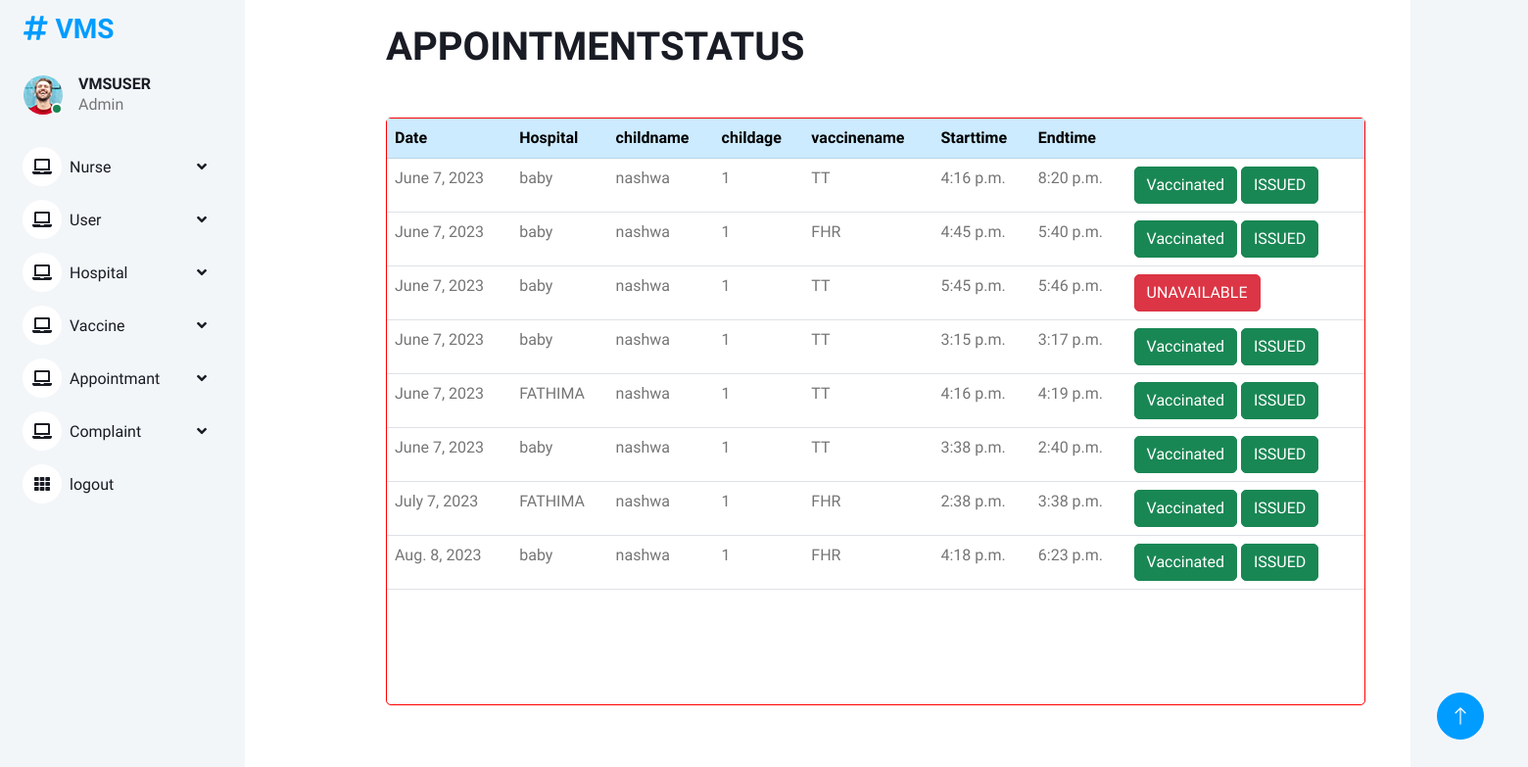
The app's page /nursebookappointmentview/ with its own data.
### vmsapp/models.py (models this page shows)
class Bookappointment(models.Model):
    user =models.ForeignKey(vaccination,on_delete=models.CASCADE)
    schedule =models.ForeignKey(Scheduleadd,on_delete=models.CASCADE)
    vaccinename= models.ForeignKey(Vaccine,on_delete=models.CASCADE)
    status =models.IntegerField(default=0)
    vaccinated=models.BooleanField(default=False)
    addreportcard =models.IntegerField(default=0)

class Scheduleadd(models.Model):
    hospital =models.ForeignKey(Hospital,on_delete=models.DO_NOTHING)
    date =models.DateField()
    vaccinename =models.ForeignKey(Vaccine,on_delete=models.CASCADE)
    starttime =models.TimeField()
    endtime =models.TimeField()

class Hospital(models.Model):
    name = models.CharField(max_length=250,blank=True,null=True)
    place = models.CharField(max_length=20,blank=True,null=True)
    email = models.EmailField()
    contact = models.CharField(max_length=250,blank=True,null=True)
    def __str__(self):
        return self.name or f"Hospital {self.name}"

class vaccination(AbstractUser):
    is_user=models.BooleanField(default=False)
    is_nurse=models.BooleanField(default=False)
    gender = models.CharField(max_length=300, null=True)
    childage= models.IntegerField(null=True,blank=True)
    childname= models.CharField(max_length=250)
    address= models.CharField(max_length=2000,null=True)
    name= models.CharField(max_length=250,null=True)
    hospital= models.CharField(max_length=2000,null=True)

class Vaccine(models.Model):
    vaccinename =models.CharField(max_length=250,blank=True,null=True)
    vaccinetype =models.CharField(max_length=20,blank=True,null=True)
    description =models.CharField(max_length=2000,blank=True,null=True)
    def __str__(self):
        return self.vaccinename or f"Vaccine {self.vaccinename}"

### vmsapp/admin_views.py (the view)
# urls.py: path('nursebookappointmentview/',admin_views.nursebookappointmentview,name='nursebookappointmentview'),
def nursebookappointmentview(request):
    new = Bookappointment.objects.filter(status=1).order_by('schedule__date')
    return render(request, 'admintemp/nursebookappointmentview.html', {'new': new})

### templates/admintemp/nursebookappointmentview.html (shortened to what this page needs)
{% extends 'admintemp/test.html' %}
{% load crispy_forms_tags %}
{% block content %}
<div class="col-12"><h1>APPOINTMENTSTATUS</h1></div>
<div class="card mx-auto mt-5
" style="width: 1000px; height:600px; border:1px solid red"  >
<table class="table">
  <tbody>
  <tr class="table-primary">
    <th>Date</th>
    <th>Hospital</th>
    <th>childname</th>
    <th>childage</th>
    <th>vaccinename</th>
    <th>Starttime</th>
    <th>Endtime</th>
      <th></th>
  </tr>
  {% for i in new %}
  <tr>
    <td>{{i.schedule.date}}</td>
    <td>{{i.schedule.hospital}}</td>
    <td>{{i.user.childname}}</td>
    <td>{{i.user.childage}}</td>
    <td>{{i.vaccinename}}</td>
    <td>{{i.schedule.starttime}}</td>
    <td>{{i.schedule.endtime}}</td>
    <td>
    {% if i.vaccinated == False %}
        <a href="{% url 'addreportcard' i.id %}">
            <button type="button" class="btn btn-danger">UNAVAILABLE</button>
        </a>
    {% else %}
        <button type="button" class="btn btn-success">Vaccinated</button>
        {% if i.addreportcard == 0 %}
            <a href="{% url 'addreportcard' i.id %}">
                <button type="button" class="btn btn-danger">Add Reportcard</button>
            </a>
        {% else %}
            <button type="button" class="btn btn-success">ISSUED</button>
        {% endif %}
    {% endif %}
</td>
  </tr>
  {% empty %}
  <tr>
    <td colspan="7"><h3>No Results Found</h3></td>
  </tr>
  {% endfor %}
  </tbody>
</table>
</div>
{% endblock %}

### static/Admindashboard/css/style.css (style rules this page uses)
:root { --primary: #009CFF; --light: #F3F6F9; --dark: #191C24; }
.btn { transition: .5s; }

### records on screen
Bookappointment: schedule "June 7, 2023", schedule.hospital "baby", user.childname "nashwa", user.childage "1", vaccinename "TT", schedule.starttime "4:16 p.m.", schedule.endtime "8:20 p.m.", vaccinated "Vaccinated"
Bookappointment: schedule "June 7, 2023", schedule.hospital "baby", user.childname "nashwa", user.childage "1", vaccinename "FHR", schedule.starttime "4:45 p.m.", schedule.endtime "5:40 p.m.", vaccinated "Vaccinated"
Bookappointment: schedule "June 7, 2023", schedule.hospital "baby", user.childname "nashwa", user.childage "1", vaccinename "TT", schedule.starttime "5:45 p.m.", schedule.endtime "5:46 p.m.", vaccinated "UNAVAILABLE"
Bookappointment: schedule "June 7, 2023", schedule.hospital "baby", user.childname "nashwa", user.childage "1", vaccinename "TT", schedule.starttime "3:15 p.m.", schedule.endtime "3:17 p.m.", vaccinated "Vaccinated"
Bookappointment: schedule "June 7, 2023", schedule.hospital "FATHIMA", user.childname "nashwa", user.childage "1", vaccinename "TT", schedule.starttime "4:16 p.m.", schedule.endtime "4:19 p.m.", vaccinated "Vaccinated"
Bookappointment: schedule "June 7, 2023", schedule.hospital "baby", user.childname "nashwa", user.childage "1", vaccinename "TT", schedule.starttime "3:38 p.m.", schedule.endtime "2:40 p.m.", vaccinated "Vaccinated"
Bookappointment: schedule "July 7, 2023", schedule.hospital "FATHIMA", user.childname "nashwa", user.childage "1", vaccinename "FHR", schedule.starttime "2:38 p.m.", schedule.endtime "3:38 p.m.", vaccinated "Vaccinated"
Bookappointment: schedule "Aug. 8, 2023", schedule.hospital "baby", user.childname "nashwa", user.childage "1", vaccinename "FHR", schedule.starttime "4:18 p.m.", schedule.endtime "6:23 p.m.", vaccinated "Vaccinated"
